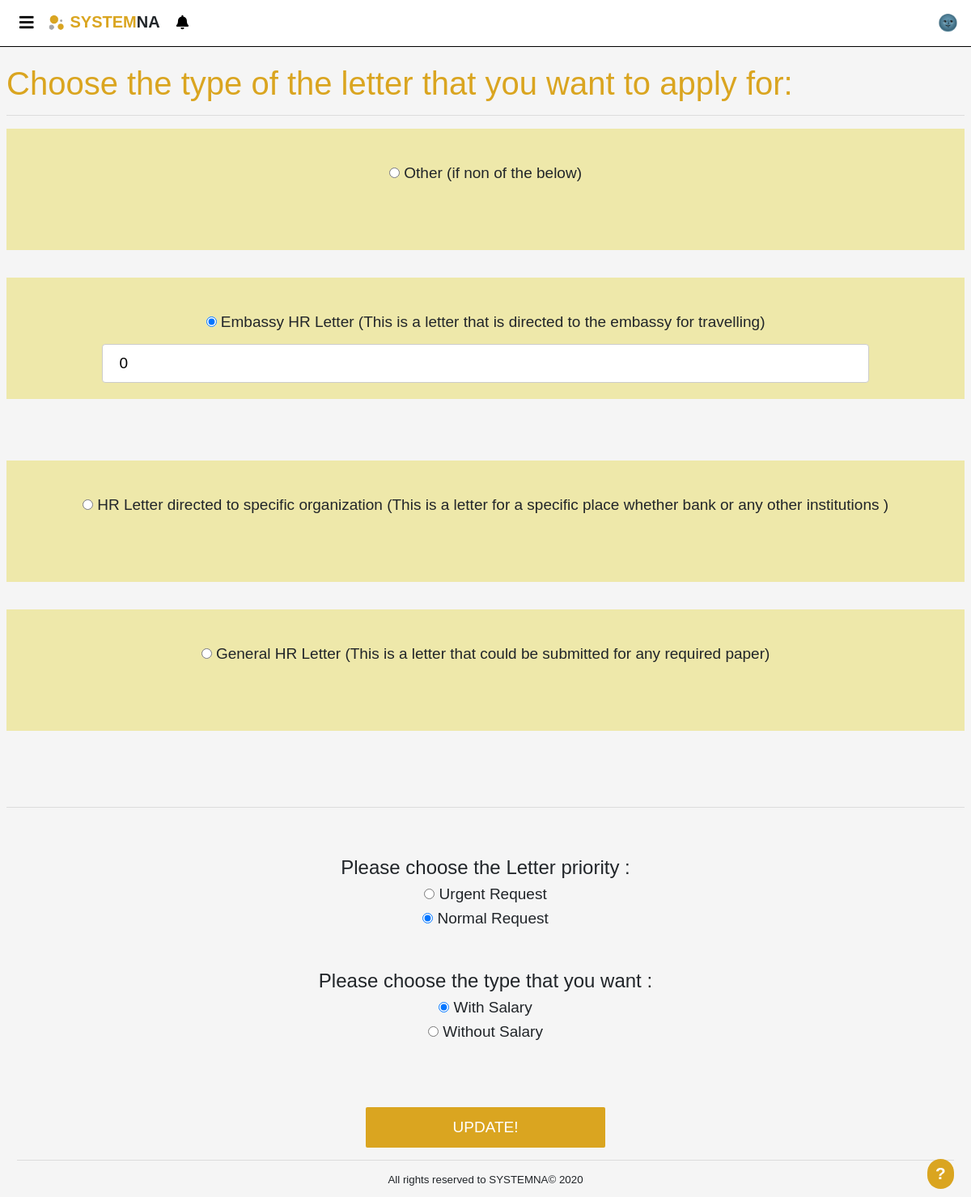
The page /pages/editLetter.php?id=89 (signed in) on the database as committed earlier.
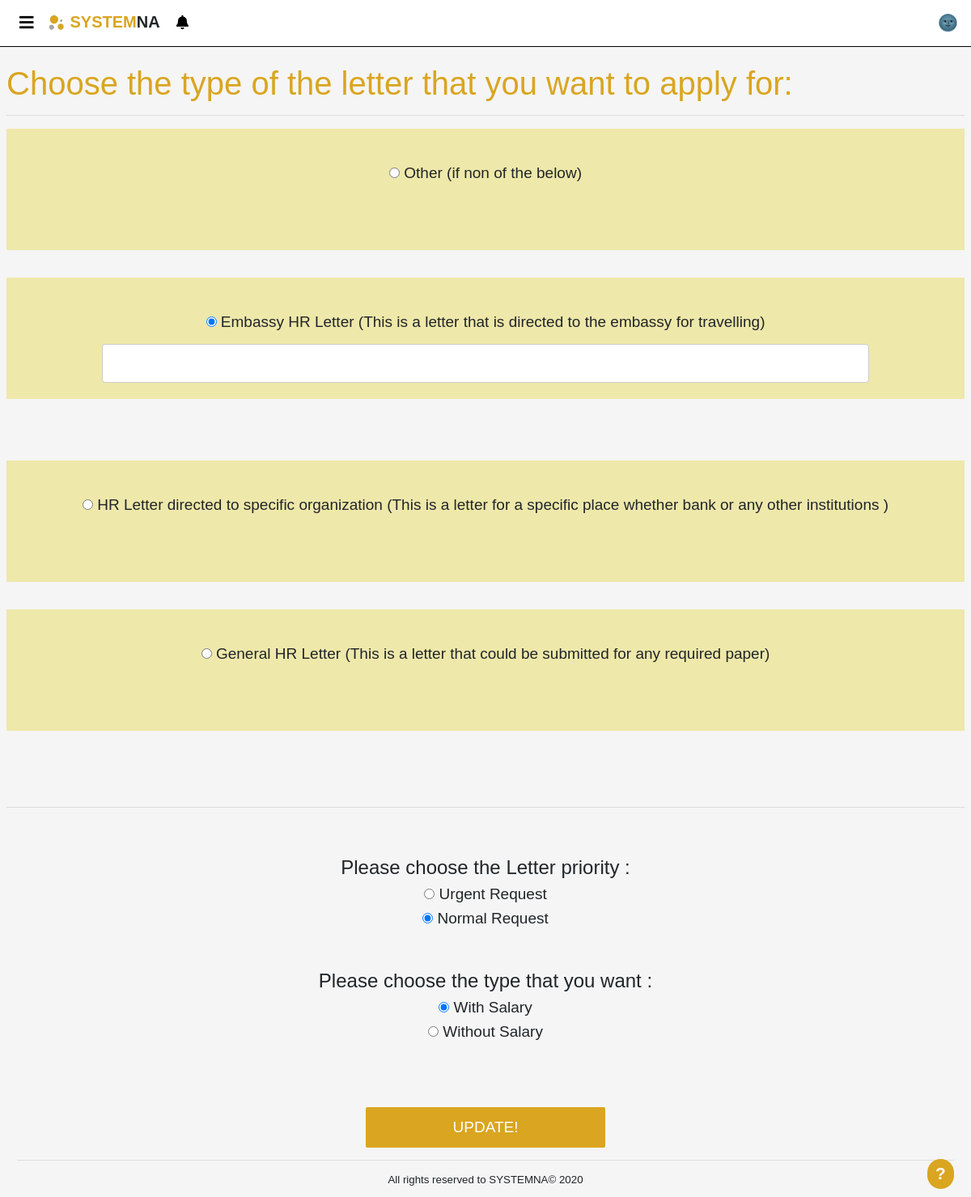
The same page on the database as committed later.
### tables this page shows
CREATE TABLE `requests` (
  `Request_id` int(50) NOT NULL,
  `emp_id` int(11) NOT NULL,
  `Status` tinyint(1) DEFAULT NULL,
  `priority` tinyint(1) NOT NULL,
  `salary` tinyint(1) NOT NULL,
  `date` timestamp NOT NULL DEFAULT current_timestamp(),
  `additional_info` varchar(200) NOT NULL,
  `type_name` varchar(255) NOT NULL
);

CREATE TABLE `requests_types` (
  `Type_id` int(50) NOT NULL,
  `Name` text NOT NULL,
  `description` text NOT NULL,
  `body` text NOT NULL,
  `additional_info` text NOT NULL
);

### DB/Database.php (called while the page is built, shortened)
<?php
class Database
{
    private $host = 'localhost';
    private $user = 'root';
    private $pass = '';
    private $dbName = 'hr_system';
    private $dbh;
    private $stmt;
    public function __construct()
    {
        $dsn = "mysql:host=".$this->host.";dbname=".$this->dbName;
        $options = array(
            PDO::ATTR_PERSISTENT => true,
            PDO::ATTR_ERRMODE => PDO::ERRMODE_EXCEPTION
        );
        try
        {
            $this->dbh = new PDO($dsn,$this->user,$this->pass,$options);
        }catch(PDOException $e)
        {
            echo "<br><div style='text-align: center;'>ERROR! Please try again later</div>";
            $_SESSION['error'] = 'error in DB';
            error_log("error in DB page");
            exit;
        }
    }
    public function query($sql)
    {
        $this->stmt = $this->dbh->prepare($sql);
    }
    public function execute()
    {
        return $this->stmt->execute();
    }
    public function getdata()
    {
        $this->execute();
        return $this->stmt->fetchAll(PDO::FETCH_OBJ);
    }
    public function numRows()
    {
        return $this->stmt->rowCount();
    }
}
?>

### pages/editLetter.php (the view, shortened to what this page needs)
<?php
include "../template/header.php";
?>
<?php
if ($_SERVER['REQUEST_METHOD'] === 'POST') {
    $priority=$_POST['priority'];
    $salary=$_POST['salary'];
    $date=date('Y/m/d h:i:s');
    $type_name=$_POST['type_name'];
    echo $type_name;
    $Additional=$_POST[$type_name];
    if($Additional==null || $Additional==""){
        $Additional="0";
    }
    $sql="UPDATE requests SET additional_info = '" . $_POST[str_replace(' ', '_', $_POST['type_name'])] .  "' , salary = " . $salary . " , date = '" . $date . "' , type_name = '" . $type_name .  "', priority = " . $priority . " WHERE Request_id = " . $_POST['id'];
    $DB->query($sql);
    $DB->execute();
    header('Location: viewRequest.php');
}
else if (isset($_GET['id']))
{
    $requestId = $_GET['id'];
    $sql="SELECT * FROM requests WHERE Request_Id = " . $requestId;
    $DB->query($sql);
    $DB->execute();
    $selectedData = $DB ->getdata();
} else { header('Location: viewRequest.php'); }
?>
<div>
    <form id="Addletterform" method='post'>
        <br>
        <h1 style='color:#DAA520;'> Choose the type of the letter that you want to apply for: </h1>
        <hr>
        <div class="Letterdiv" id="Letterdiv">
            <?php
            $sql = "SELECT * FROM requests_types";
            $DB->query($sql);
            $DB->execute();
            for($i=0; $i<$DB->numRows(); $i++){
                $x=$DB->getdata();
                $Name=$x[$i]->Name;
                $desc=$x[$i]->description;
                $add=$x[$i]->additional_info;
                echo "<div id='columnAddRequest' style='background-color:#EEE8AA;'>";
                echo "<br><br>";
                echo"<label><input type='radio' onclick='showfield(this.value)' name='type_name' id='buttonsletter' value='$Name' ";
                echo $selectedData[0]->type_name == $Name ? 'checked' : '';
                echo "> $Name ($desc) </label>" ;
                echo "<br> ";
                if($add !='0'){
                    $Add=$selectedData[0]->additional_info;
                    echo "<input class='fields' style='width:80%' id='$Name' name='$Name'";
                    echo $selectedData[0]->type_name == $Name ? "value='$Add' type='text'" : "type='hidden' placeholder='$add'";
                    echo">";
                }
                echo "<br><br><br><br><br> ";
            }
            echo "<br><br>";
            echo "</div>";
            ?>
            <br>
            <hr>
            <br><br>
            <h4> Please choose the Letter priority : </h4>
            <label><input type="radio" name="priority" id ="rdbtn1" value="1" required <?php echo $selectedData[0]->priority == 1 ? 'checked' : '' ;?>> Urgent Request</label>
            <br>
            <label><input type="radio" name="priority" id ="rdbtn2" value="0" <?php echo $selectedData[0]->priority == 0 ? 'checked' : '' ;?>> Normal Request</label>
            <br><br><br>
            <h4> Please choose the type that you want : </h4>
            <label><input type="radio" name="salary" id ="rdbtn3" value="1" required <?php echo $selectedData[0]->salary == 1 ? 'checked' : '' ;?> > With Salary</label>
            <br>
            <label>
                <input type="radio" name="salary" id ="rdbtn4" value="0" <?php echo $selectedData[0]->salary == 0 ? 'checked' : '' ;?>> Without Salary
            </label>
            <br><br><br><br>
            <input type="submit" onclick="return check()" id="editLetterButton" value="UPDATE!">
        </div>
    </form>
    <?php include "../template/footer.php";
    ?>

Rows that differ between the two databases and show on the page:
changed requests "☐ Urgent Request": type_name.Name "0" → (not shown)
